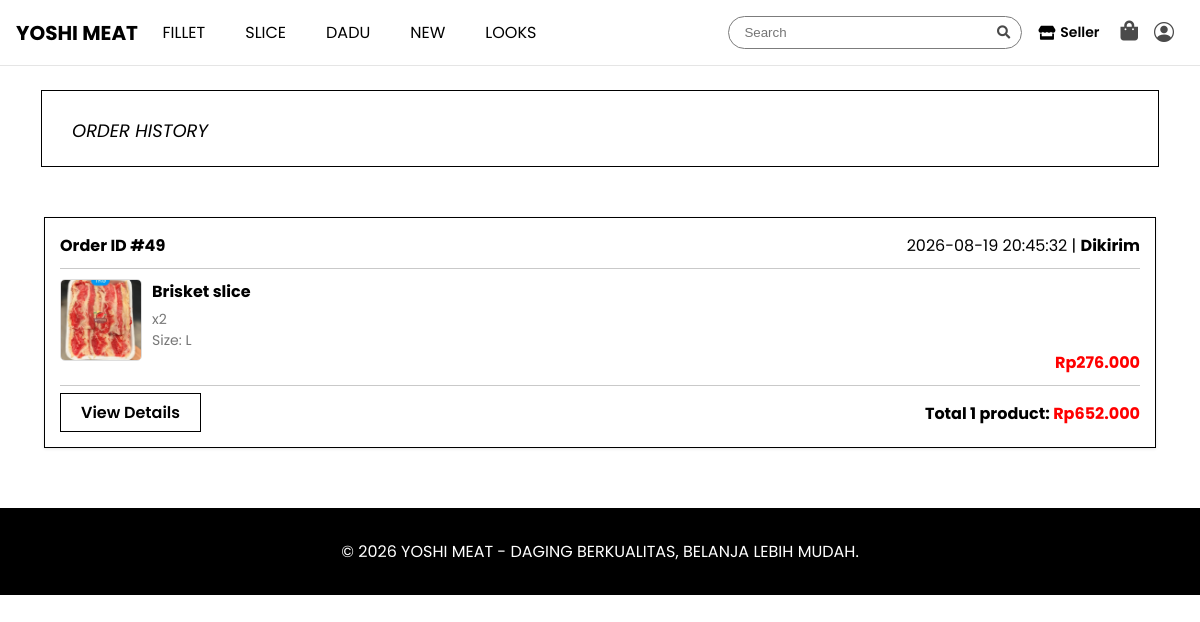
The app's page /order_history.php (signed in) with its own data.
### tables this page shows
CREATE TABLE `orders` (
  `id` int(11) NOT NULL,
  `user_id` int(11) NOT NULL,
  `total_harga` decimal(10,2) NOT NULL,
  `status` enum('Pending','Diproses','Dikirim','Selesai','Dibatalkan') DEFAULT 'Pending',
  `tanggal_pesanan` timestamp NOT NULL DEFAULT current_timestamp(),
  `nama_penerima` varchar(255) NOT NULL,
  `bukti_transfer` varchar(255) DEFAULT NULL,
  `alamat_pengiriman` text NOT NULL
);

CREATE TABLE `order_items` (
  `id` int(11) NOT NULL,
  `order_id` int(11) NOT NULL,
  `product_id` int(11) NOT NULL,
  `harga_satuan` decimal(10,2) NOT NULL,
  `quantity` int(11) NOT NULL,
  `size` varchar(10) DEFAULT NULL
);

CREATE TABLE `produk` (
  `id` int(11) NOT NULL,
  `nama` varchar(150) NOT NULL,
  `kategori` varchar(50) NOT NULL,
  `harga` decimal(10,2) NOT NULL,
  `deskripsi` varchar(1000) NOT NULL,
  `stok` int(11) NOT NULL,
  `gambar` varchar(255) NOT NULL,
  `waktutambah` timestamp NOT NULL DEFAULT current_timestamp() ON UPDATE current_timestamp()
);

### order_history.php (the view, shortened to what this page needs)
<?php
include 'config.php';
$user_id = $_SESSION['user_id'];
$sql_orders = "SELECT id, total_harga, status, tanggal_pesanan, bukti_transfer, nama_penerima, alamat_pengiriman
               FROM orders WHERE user_id = ? ORDER BY tanggal_pesanan DESC";
$stmt_orders = $conn->prepare($sql_orders);
$stmt_orders->bind_param("i", $user_id);
$stmt_orders->execute();
$result_orders = $stmt_orders->get_result();
?>
<!DOCTYPE html>
<html lang="id">
<head>
    <link rel="stylesheet" href="https://cdn.jsdelivr.net/npm/bootstrap-icons@1.10.5/font/bootstrap-icons.css">
    <link rel="stylesheet" href="https://cdnjs.cloudflare.com/ajax/libs/font-awesome/5.15.3/css/all.min.css">
    <link rel="stylesheet" href="https://cdnjs.cloudflare.com/ajax/libs/lightbox2/2.11.3/css/lightbox.min.css">
    <link rel="stylesheet" href="style/header.css">
    <link rel="stylesheet" href="style/history.css">
</head>
<body>
    <?php include 'header.php' ?>
    <div class="container">
        <div class="main">
            <h2><span style="margin-right: 5px;">ORDER HISTORY</h2>
        </div>
        <?php while ($order = $result_orders->fetch_assoc()): ?>
            <div class="order-card">
                <div class="order-header">
                    <span>Order ID #<?= $order['id'] ?></span>
                    <span><span style="font-weight: normal;"><?= $order['tanggal_pesanan'] ?> | </span><?= $order['status'] ?></span>
                </div>
                <div class="line"></div>
                <?php
                $order_id = $order['id'];
                $sql_items = "SELECT p.nama AS nama_produk, p.gambar, oi.harga_satuan, oi.quantity, oi.size
                      FROM order_items oi
                      JOIN produk p ON oi.product_id = p.id
                      WHERE oi.order_id = ?";
                $stmt_items = $conn->prepare($sql_items);
                $stmt_items->bind_param("i", $order_id);
                $stmt_items->execute();
                $result_items = $stmt_items->get_result();
                $items = [];
                while ($item = $result_items->fetch_assoc()) {
                    $items[] = $item;
                }
                ?>
                <div class="product-list">
                    <?php foreach ($items as $item): ?>
                        <div class="order-product">
                            <img src="uploads/<?= htmlspecialchars($item['gambar']) ?>" alt="<?= htmlspecialchars($item['nama_produk']) ?>">
                            <div class="product-info">
                                <div class="product-name"><?= htmlspecialchars($item['nama_produk']) ?></div>
                                <div class="product-variant">x<?= $item['quantity'] ?> <p style="margin-top: 0px;">Size: <?= $item['size']; ?></p></div>
                                <div class="price">Rp<?= number_format($item['harga_satuan'], 0, ',', '.') ?></div>
                            </div>
                        </div>
                        <div class="line"></div>
                    <?php endforeach; ?>
                </div>
                <div class="total"><span style="color: black;">Total <?= count($items) ?> product: </span><strong>Rp<?= number_format($order['total_harga'], 0, ',', '.') ?></strong></div>
                <a href="javascript:void(0)" class="detail-btn" onclick="openOverlay(<?= $order['id'] ?>)">View Details</a>
            </div>
        <?php endwhile; ?>
    </div>
    <footer>
        <p>&copy; 2026 YOSHI MEAT - DAGING BERKUALITAS, BELANJA LEBIH MUDAH.</p>
    </footer>
</body>
</html>

### style/history.css (style rules this page uses)
body { font-family: Poppins, sans-serif; margin: 0; padding: 0; }
footer { background-color: #000; color: white; padding: 15px 0; margin-top: 40px; text-align: center; }
.container { display: flex; flex-direction: column; align-items: center; gap: 20px; width: 100%; }
.order-card { background: #fff; width: 90%; padding: 15px; margin-bottom: 20px; border: 1px solid #000; box-shadow: 0 1px 3px rgba(0, 0, 0, 0.1); }
.order-header { display: flex; justify-content: space-between; color: #000000; font-weight: bold; margin-bottom: 10px; }
.order-product { display: flex; gap: 10px; margin-bottom: 10px; }
.order-product img { width: 80px; height: 80px; object-fit: cover; border-radius: 5px; border: 1px solid #ddd; }
.product-info { flex: 1; }
.product-name { font-weight: bold; margin-bottom: 5px; }
.product-variant { font-size: 14px; color: #777; }
.price { font-weight: bold; margin-top: -15px; float: right; color: red; }
.total { font-weight: bold; margin-top: 5px; float: right; color: red; }
.product-list { margin-top: 10px; }
.line { width: 100%; height: 1px; background: #00000036; margin: 10px 0; }

### records on screen
orders: id "49", tanggal_pesanan "2026-08-19 20:45:32", status "Dikirim", count($items) "1", total_harga "652.000"
order_items: product.gambar (picture), product.nama "Brisket slice", quantity "2", size "L", harga_satuan "276.000"
